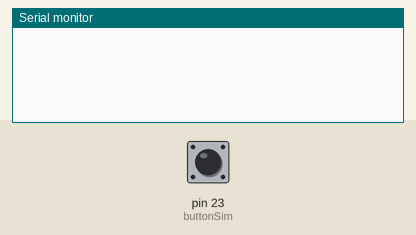
Simulated run of this sketch. Board: Arduino Mega 2560, built with avr-gcc and run on an emulated ATmega2560. Shown: the last lines printed to the serial monitor. Inputs (shaded band) come from the test bench; at power-on: pin 23 (buttonSim) HIGH.

Above: at 1.2 s.
1.3 s: pin 23 (buttonSim) pulled LOW for 0.15 s
At 1.7 s:
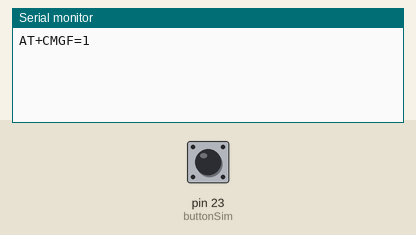
At 4.4 s:
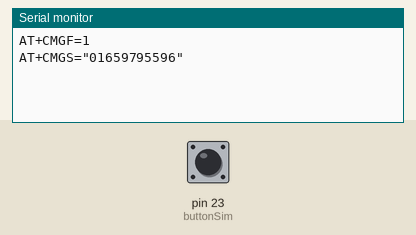

Measured:
- after the input at 1.3 s, the serial monitor: prints a new line at once (image 1)

The sketch:

sim800.ino
```cpp
#define buttonSim 23
void setup()
{
	Serial.begin(9600);
	pinMode(buttonSim, INPUT_PULLUP);
}

void loop()
{
	if(digitalRead(buttonSim) == LOW)
	{
		Serial.print("AT+CMGF=1\r\n");
		delay(2000);
		Serial.print("AT+CMGS=\"01659795596\"\r\n");
		delay(2000);
		Serial.print("bao dong: nguoi su dung vua bi nga ");
    	Serial.print("\x1A");
    	delay(4000);
		Serial.print("ATD01659795596;\r\n");
    	delay(4000);
	}
}
```
